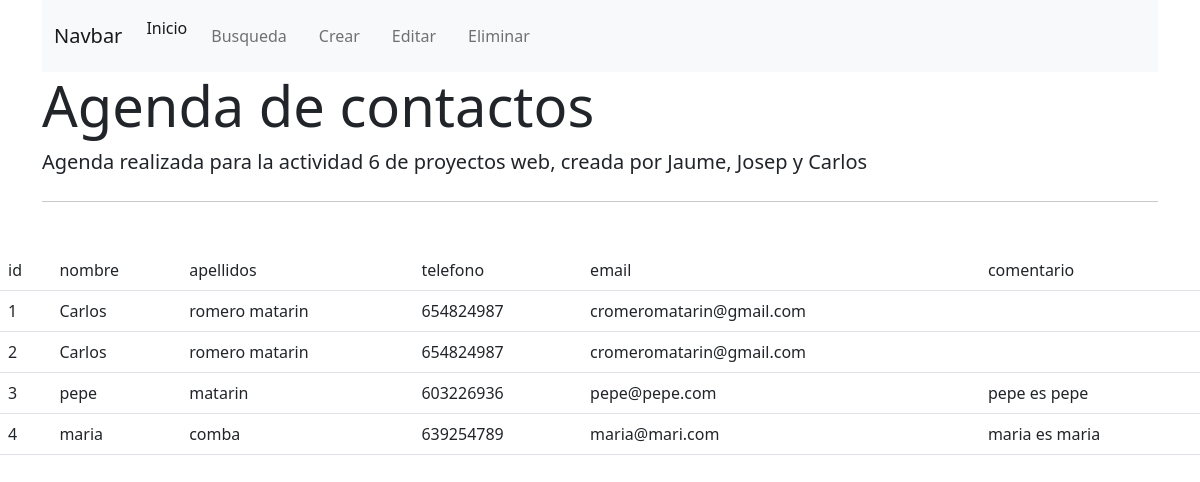
The app's page /PHPAgendaContactos/index.php with its own data.
### tables this page shows
CREATE TABLE `contactoagenda` (
  `id` int(11) NOT NULL,
  `nombre` text NOT NULL,
  `apellidos` text NOT NULL,
  `telefono` int(11) NOT NULL,
  `email` text NOT NULL,
  `comentario` text NOT NULL
);

### PHPAgendaContactos/index.php (the view, shortened to what this page needs)
<!DOCTYPE html>
<?php include 'conexion.php'?>
<html>
    <head>
        <link href="https://cdn.jsdelivr.net/npm/bootstrap@5.0.2/dist/css/bootstrap.min.css" rel="stylesheet">
     </head>
    <body>
        <div class="container">
            <?php require_once 'menu.php';?>
            <div class="jumbotron">
                <h1 class="display-4">Agenda de contactos</h1>
                <p class="lead">Agenda realizada para la actividad 6 de proyectos web, creada por Jaume, Josep y Carlos</p>
                <hr class="my-4">
            </div>
        </div>
        <br>
        <table class="table">
            <tr>
                <td scope="col">id</td>
                <td scope="col">nombre</td>
                <td scope="col">apellidos</td>
                <td scope="col">telefono</td>
                <td scope="col">email</td>
                <td scope="col">comentario</td>
            </tr>
            <?php
               $sql='SELECT * FROM contactoagenda';
               $datos = mysqli_query($conexion, $sql);
               while($mostrar = mysqli_fetch_array($datos)){
            ?>
            <tr>
                <td><?php echo $mostrar['id'] ?></td>
                <td><?php echo $mostrar['nombre'] ?></td>
                <td><?php echo $mostrar['apellidos'] ?></td>
                <td><?php echo $mostrar['telefono'] ?></td>
                <td><?php echo $mostrar['email'] ?></td>
                <td><?php echo $mostrar['comentario'] ?></td>
            </tr>
            <?php
               }
            ?>
        </table>
    </body>
</html>

### PHPAgendaContactos/menu.php (shortened to what this page needs)
<nav class="navbar navbar-expand-lg navbar-light bg-light">
  <div class="container-fluid">
    <a class="navbar-brand" href="#">Navbar</a>
    <div class="collapse navbar-collapse" id="navbarSupportedContent">
      <ul class="navbar-nav me-auto mb-2 mb-lg-0">
        <li class="nav-item">
          <a class="nav-link active" aria-current="page" href="index.php">Inicio</a>
        </li>
        <li class="nav-link active">
          <a class="nav-link" href="busqueda.php?busqueda=&enviar=">Busqueda</a>
        </li>
        <li class="nav-link active">
          <a class="nav-link" href="crea.php">Crear</a>
        </li>
        <li class="nav-link active">
          <a class="nav-link" href="edita.php">Editar</a>
        </li>
        <li class="nav-link active">
          <a class="nav-link" href="elimina.php?busqueda=&enviar=">Eliminar</a>
        </li>
      </ul>
    </div>
  </div>
</nav>

### records on screen
contactoagenda: id "1", nombre "Carlos", apellidos "romero matarin", telefono "654824987", email "cromeromatarin@gmail.com"
contactoagenda: id "2", nombre "Carlos", apellidos "romero matarin", telefono "654824987", email "cromeromatarin@gmail.com"
contactoagenda: id "3", nombre "pepe", apellidos "matarin", telefono "603226936", email "pepe@pepe.com", comentario "pepe es pepe"
contactoagenda: id "4", nombre "maria", apellidos "comba", telefono "639254789", email "maria@mari.com", comentario "maria es maria"
